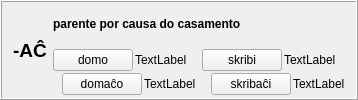
        <widget class="QFrame" name="frame_20">
         <property name="frameShape">
          <enum>QFrame::Box</enum>
         </property>
         <property name="frameShadow">
          <enum>QFrame::Raised</enum>
         </property>
         <layout class="QHBoxLayout" name="horizontalLayout_12">
          <property name="topMargin">
           <number>3</number>
          </property>
          <property name="bottomMargin">
           <number>3</number>
          </property>
          <item>
           <widget class="QLabel" name="label_308">
            <property name="sizePolicy">
             <sizepolicy hsizetype="Maximum" vsizetype="Preferred">
              <horstretch>0</horstretch>
              <verstretch>0</verstretch>
             </sizepolicy>
            </property>
            <property name="styleSheet">
             <string notr="true">font-size: 14pt;
font-weight: bold;</string>
            </property>
            <property name="text">
             <string>-AĈ</string>
            </property>
            <property name="alignment">
             <set>Qt::AlignCenter</set>
            </property>
           </widget>
          </item>
          <item>
           <layout class="QVBoxLayout" name="verticalLayout_352">
            <item>
             <widget class="QLabel" name="Lec08_Label618">
              <property name="styleSheet">
               <string notr="true">font-weight: bold;</string>
              </property>
              <property name="text">
               <string>parente por causa do casamento</string>
              </property>
              <property name="wordWrap">
               <bool>true</bool>
              </property>
             </widget>
            </item>
            <item>
             <layout class="QHBoxLayout" name="horizontalLayout_579">
              <item>
               <layout class="QVBoxLayout" name="verticalLayout_353">
                <property name="spacing">
                 <number>2</number>
                </property>
                <item>
                 <layout class="QHBoxLayout" name="horizontalLayout_580">
                  <item>
                   <widget class="neklakebla" name="Lec08_Button605">
                    <property name="sizePolicy">
                     <sizepolicy hsizetype="Maximum" vsizetype="Fixed">
                      <horstretch>0</horstretch>
                      <verstretch>0</verstretch>
                     </sizepolicy>
                    </property>
                    <property name="text">
                     <string>domo</string>
                    </property>
                   </widget>
                  </item>
                  <item>
                   <widget class="QLabel" name="Lec08_Label619">
                    <property name="text">
                     <string>TextLabel</string>
                    </property>
                    <property name="wordWrap">
                     <bool>true</bool>
                    </property>
                   </widget>
                  </item>
                 </layout>
                </item>
                <item>
                 <layout class="QHBoxLayout" name="horizontalLayout_581">
                  <item>
                   <widget class="label_sago_reversa" name="label_373">
                    <property name="sizePolicy">
                     <sizepolicy hsizetype="Maximum" vsizetype="Preferred">
                      <horstretch>0</horstretch>
                      <verstretch>0</verstretch>
                     </sizepolicy>
                    </property>
                    <property name="text">
                     <string/>
                    </property>
                    <property name="pixmap">
                     <pixmap resource="ikonoj.qrc">:/ikonoj/sago_revena.png</pixmap>
                    </property>
                   </widget>
                  </item>
                  <item>
                   <widget class="neklakebla" name="Lec08_Button606">
                    <property name="sizePolicy">
                     <sizepolicy hsizetype="Maximum" vsizetype="Fixed">
                      <horstretch>0</horstretch>
                      <verstretch>0</verstretch>
                     </sizepolicy>
                    </property>
                    <property name="text">
                     <string>domaĉo</string>
                    </property>
                   </widget>
                  </item>
                  <item>
                   <widget class="QLabel" name="Lec08_Label620">
                    <property name="text">
                     <string>TextLabel</string>
                    </property>
                    <property name="wordWrap">
                     <bool>true</bool>
                    </property>
                   </widget>
                  </item>
                 </layout>
                </item>
               </layout>
              </item>
              <item>
               <layout class="QVBoxLayout" name="verticalLayout_354">
                <property name="spacing">
                 <number>2</number>
                </property>
                <item>
                 <layout class="QHBoxLayout" name="horizontalLayout_582">
                  <item>
                   <widget class="neklakebla" name="Lec08_Button28">
                    <property name="sizePolicy">
                     <sizepolicy hsizetype="Maximum" vsizetype="Fixed">
                      <horstretch>0</horstretch>
                      <verstretch>0</verstretch>
                     </sizepolicy>
                    </property>
                    <property name="text">
                     <string>skribi</string>
                    </property>
                   </widget>
                  </item>
                  <item>
                   <widget class="QLabel" name="Lec08_Label37">
                    <property name="text">
                     <string>TextLabel</string>
                    </property>
                    <property name="wordWrap">
                     <bool>true</bool>
                    </property>
                   </widget>
                  </item>
                 </layout>
                </item>
                <item>
                 <layout class="QHBoxLayout" name="horizontalLayout_583">
                  <item>
                   <widget class="label_sago_reversa" name="label_374">
                    <property name="sizePolicy">
                     <sizepolicy hsizetype="Maximum" vsizetype="Preferred">
                      <horstretch>0</horstretch>
                      <verstretch>0</verstretch>
                     </sizepolicy>
                    </property>
                    <property name="text">
                     <string/>
                    </property>
                    <property name="pixmap">
                     <pixmap resource="ikonoj.qrc">:/ikonoj/sago_revena.png</pixmap>
                    </property>
                   </widget>
                  </item>
                  <item>
                   <widget class="neklakebla" name="Lec08_Button29">
                    <property name="sizePolicy">
                     <sizepolicy hsizetype="Maximum" vsizetype="Fixed">
                      <horstretch>0</horstretch>
                      <verstretch>0</verstretch>
                     </sizepolicy>
                    </property>
                    <property name="text">
                     <string>skribaĉi</string>
                    </property>
                   </widget>
                  </item>
                  <item>
                   <widget class="QLabel" name="Lec08_Label38">
                    <property name="text">
                     <string>TextLabel</string>
                    </property>
                    <property name="wordWrap">
                     <bool>true</bool>
                    </property>
                   </widget>
                  </item>
                 </layout>
                </item>
               </layout>
              </item>
             </layout>
            </item>
           </layout>
          </item>
         </layout>
        </widget>
